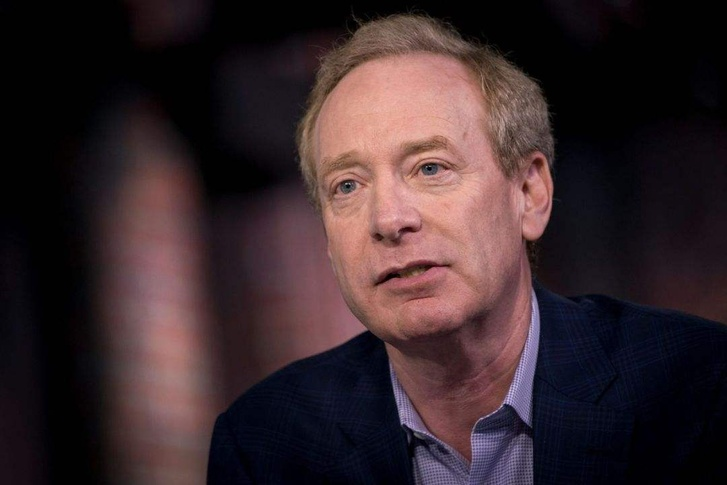
#> input picture test.jpeg, 727 x 485 px, shrunk from 1080 x 720 before the run, found by its file name
$ python '11直方图反向投影.py'
#> lines starting #> are read from the running program, lines starting #| are printed output that depends on the picture
import cv2 as cv
import numpy as np
from matplotlib import pyplot as plt
import path_const
def back_projection_demo():
    sample = cv.imread("//opencv/test.jpeg")
    target = cv.imread("//opencv/WechatIMG1.jpeg")
    roi_hsv = cv.cvtColor(sample,cv.COLOR_BGR2GRAY)
    target_hsv = cv.cvtColor(target,cv.COLOR_BGR2GRAY)

    cv.imshow("sample", sample)
    cv.imshow("target",target)

    roiHist = cv.calcHist([roi_hsv],[0,1],None,[36,48],[0,180,0,256])
    cv.normalize(roiHist,roiHist,0,255,cv.NORM_MINMAX)
    dst = cv.calcBackProject(target,[0,1],roiHist,[0,180,0,256],1)
    cv.imshow("back projection demo",dst)

def hist2d_demo(image):
    hsv = cv.cvtColor(image,cv.COLOR_BGR2GRAY)
    hist = cv.calcHist([image],[0,1],None,[180,256],[0,180,0,256])
    plt.imshow(hist,interpolation='nearest')
    plt.title("hist")
    plt.show()


src1 = cv.imread("//opencv/test.jpeg")
#> src1 is the input picture: shape (485, 727, 3); mean B, G, R 43.6, 40, 56.1
src2 = cv.imread("//opencv/WechatIMG1.jpeg")
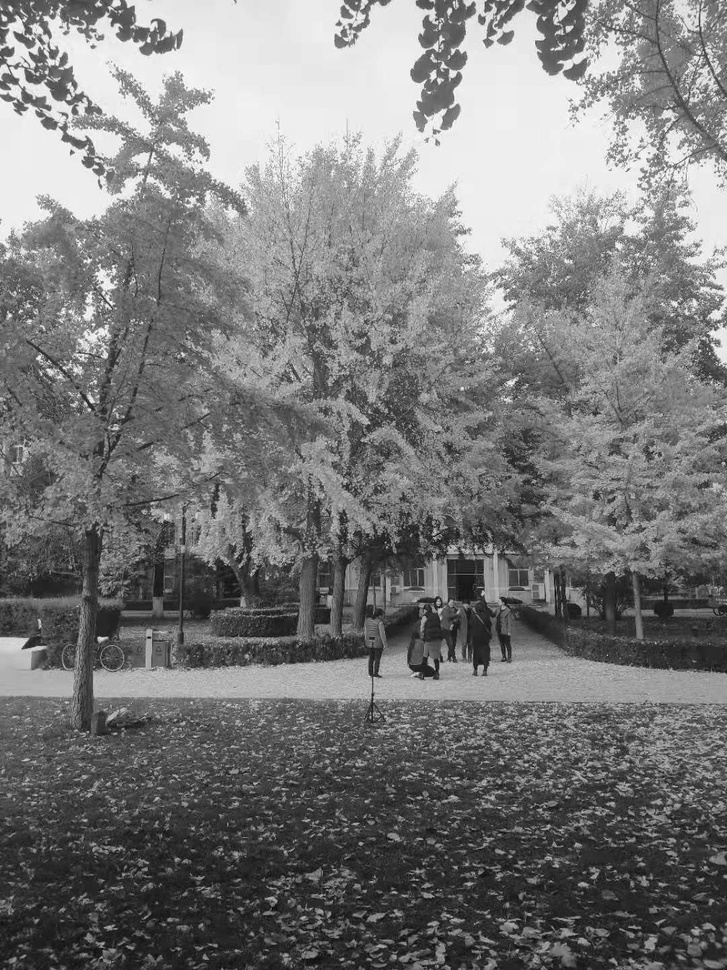
#> input picture WechatIMG1.jpeg, 727 x 970 px, shrunk from 1080 x 1440 before the run, found by its file name
#> src2 is the input picture: shape (970, 727, 3); min 6, max 255, mean 121.6
back_projection_demo()
#> in back_projection_demo, `roi_hsv = cv.cvtColor(sample,cv.COLOR_BGR2GRAY)`:
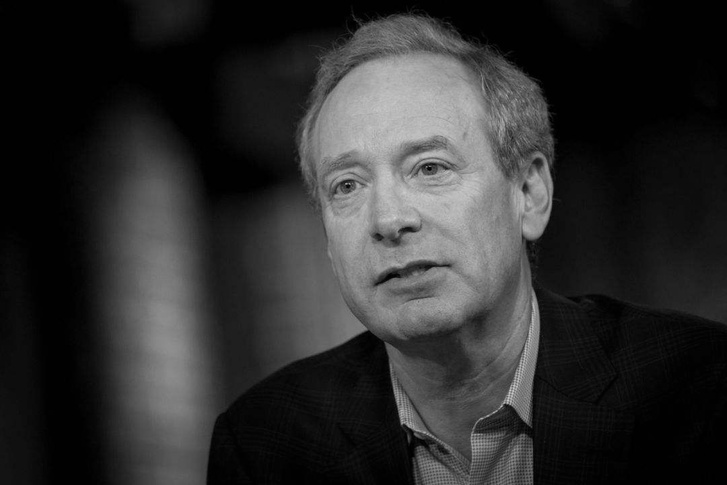
#> roi_hsv: shape (485, 727); min 0, max 209, mean 45.2
#> (the run stopped early here; a loop or call above may not have finished)
